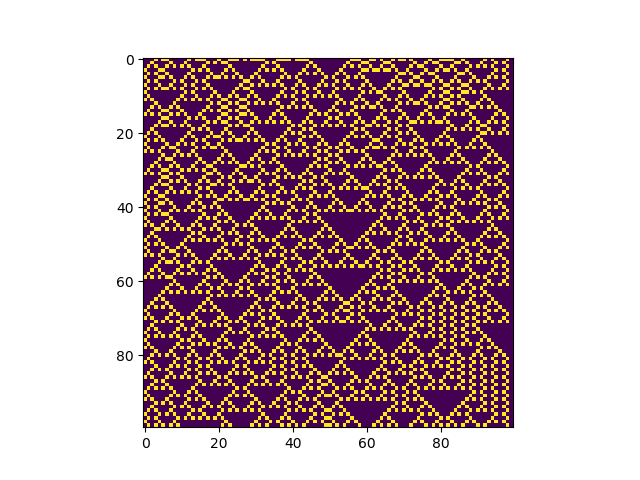

Python code for this plot:
import numpy as np 
import matplotlib.pyplot as plt 

length = 100
timeStep = 100

matrix = np.zeros([timeStep,length])

#rules

def ruleCA(left,center,right):
	if left == 0 and center == 0 and right == 0: center = 0
	elif left == 0 and center == 0 and right == 1: center = 1
	elif left == 0 and center == 1 and right == 0: center = 0
	elif left == 0 and center == 1 and right == 1: center = 0		
	elif left == 1 and center == 0 and right == 0: center = 1
	elif left == 1 and center == 0 and right == 1: center = 0
	elif left == 1 and center == 1 and right == 0: center = 0
	elif left == 1 and center == 1 and right == 1: center = 0

	return center

#initialize something here
#f.ex. matrix[1,0] = 1

matrix[0,:] = np.random.randint(2, size=length)

# # matrix[0,5] = 1
# matrix[0,50] = 1
# # matrix[0,95] = 1

plt.imshow(matrix)
plt.pause(0.05)
plt.close()

for t in range(1,timeStep):
	for i in range(length-1):
		matrix[t,i] = ruleCA(matrix[t-1,i-1], matrix[t-1,i], matrix[t-1,i+1])

	plt.imshow(matrix)
	plt.draw()
	plt.pause(0.01)

	if t == timeStep-1:
		plt.savefig('1DCellularAutomata.png')
	plt.clf()
